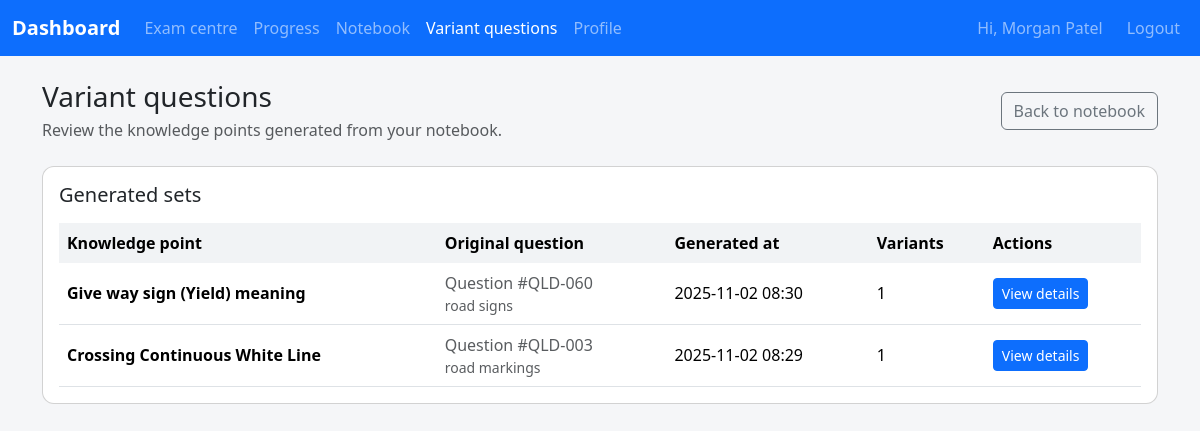
/student/variants (signed in), run on an earlier commit of the app's database.
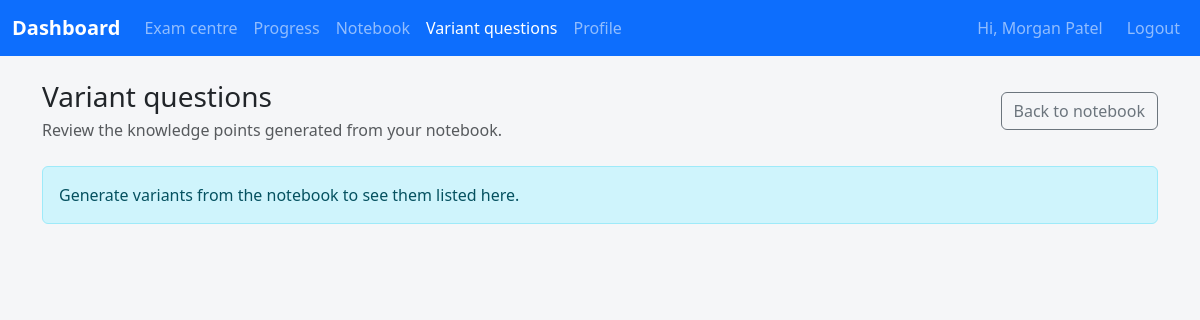
And on a later commit of the database.
### app/models.py (models this page shows)
class VariantQuestionGroup(db.Model):
    __tablename__ = "variant_question_groups"
    id = db.Column(db.Integer, primary_key=True)
    student_id = db.Column(db.Integer, db.ForeignKey("students.id"), nullable=False)
    base_question_id = db.Column(db.Integer, db.ForeignKey("questions.id"), nullable=False)
    knowledge_point_name = db.Column(db.String(255), nullable=False)
    knowledge_point_summary = db.Column(db.Text, nullable=False)
    created_at = db.Column(db.DateTime, default=datetime.utcnow, nullable=False)
    student = db.relationship("Student", back_populates="variant_groups")
    base_question = db.relationship("Question")
    variants = db.relationship(
        "VariantQuestion", back_populates="group", cascade="all, delete-orphan"
    )

class Question(db.Model):
    __tablename__ = "questions"
    id = db.Column(db.Integer, primary_key=True)
    qid = db.Column(db.String(50), nullable=False)
    prompt = db.Column(db.Text, nullable=False)
    language = db.Column(db.String(20), nullable=False, default="ENGLISH")
    state_scope = db.Column(db.String(10), nullable=False, default="ALL")
    topic = db.Column(db.String(120), nullable=False, default="general")
    option_a = db.Column(db.String(255), nullable=False, default="Option A")
    option_b = db.Column(db.String(255), nullable=False, default="Option B")
    option_c = db.Column(db.String(255), nullable=False, default="Option C")
    option_d = db.Column(db.String(255), nullable=False, default="Option D")
    correct_option = db.Column(db.String(1), nullable=False, default="A")
    explanation = db.Column(db.Text, nullable=False, default="")
    image_url = db.Column(db.String(500))
    __table_args__ = (
        UniqueConstraint(
            "qid", "state_scope", "language", name="uq_question_qid_state_language"
        ),
    )

### app/student/routes.py (the view)
@student_bp.route("/variants")
@login_required
def variant_list():
    student = _current_student()
    if not student:
        return _redirect_non_students()
    groups = (
        VariantQuestionGroup.query.options(
            joinedload(VariantQuestionGroup.base_question),
            joinedload(VariantQuestionGroup.variants),
        )
        .filter_by(student_id=student.id)
        .order_by(VariantQuestionGroup.created_at.desc())
        .all()
    )
    group_rows: list[dict[str, object]] = []  # Payload rows consumed by the template
    for group in groups:
        student_variants = [
            variant
            for variant in group.variants
            if variant.student_id == student.id
        ]  # Only expose variants owned by the current student
        group_rows.append(
            {
                "group": group,
                "variant_total": len(student_variants),  # Number of stored variants
            }
        )
    return render_template(
        "student/variant_list.html",
        group_rows=group_rows,
    )

### app/coach/routes.py (called while the page is built, shortened)
@coach_bp.before_app_request
def _restrict_student_portal_access():
    if request.blueprint != "coach":
        return None

### app/i18n.py (called while the page is built)
def normalise_language_code(language: str | None) -> str | None:
    if not language:
        return None
    code = language.strip().upper()
    if code in SUPPORTED_LANGUAGES:
        return code
    return None

def ensure_language_code(language: str | None) -> str:
    normalised = normalise_language_code(language)
    return normalised or DEFAULT_LANGUAGE

def translate_text(text: str, language: str, **format_values: str) -> str:
    catalogue = TRANSLATIONS.get(language, {})
    translated = catalogue.get(text, text)
    if format_values:
        try:
            return translated.format(**format_values)
        except (KeyError, IndexError):
            return translated
    return translated

### app/models.py (called while the page is built)
    @property
    def is_student(self) -> bool:
        return True

### app/student/routes.py (called while the page is built)
def _current_student() -> Student | None:
    if not current_user.is_authenticated:
        return None
    student = current_user._get_current_object()
    if isinstance(student, Student):
        return student
    return None

### app/templates/student/variant_list.html (shortened to what this page needs)
{% extends "base.html" %}
{% block content %}
<div class="d-flex flex-column flex-lg-row align-items-lg-center justify-content-between gap-3 mb-4">
  <div>
    <h1 class="h3 mb-1">{{ _('Variant questions') }}</h1>
    <p class="text-muted mb-0">{{ _('Review the knowledge points generated from your notebook.') }}</p>
  </div>
  <a class="btn btn-outline-secondary" href="{{ url_for('student.notebook') }}">{{ _('Back to notebook') }}</a>
</div>
{% if group_rows %}
<div class="card">
  <div class="card-body">
    <h2 class="h5 mb-3">{{ _('Generated sets') }}</h2>
    <div class="table-responsive">
      <table class="table table-hover align-middle mb-0">
        <thead>
          <tr>
            <th scope="col">{{ _('Knowledge point') }}</th>
            <th scope="col">{{ _('Original question') }}</th>
            <th scope="col">{{ _('Generated at') }}</th>
            <th scope="col">{{ _('Variants') }}</th>
            <th scope="col">{{ _('Actions') }}</th>
          </tr>
        </thead>
        <tbody>
          {% for row in group_rows %}
          {% set group = row.group %}
          <tr>
            <td class="fw-semibold">{{ group.knowledge_point_name }}</td>
            <td>
              <span class="text-muted">{{ _('Question') }} #{{ group.base_question.qid }}</span>
              <div class="small text-muted">{{ group.base_question.topic }}</div>
            </td>
            <td>{{ group.created_at.strftime('%Y-%m-%d %H:%M') }}</td>
            <td>{{ row.variant_total }}</td>
            <td>
              <a class="btn btn-sm btn-primary" href="{{ url_for('student.variant', group=group.id) }}">{{ _('View details') }}</a>
            </td>
          </tr>
          {% endfor %}
        </tbody>
      </table>
    </div>
  </div>
</div>
{% else %}
<div class="alert alert-info" role="alert">
  {{ _('Generate variants from the notebook to see them listed here.') }}
</div>
{% endif %}
{% endblock %}

What changed in the data, as far as the page shows it:
removed VariantQuestionGroup: knowledge_point_name "Give way sign (Yield) meaning", created_at "2025-11-02 08:30"
no longer on this page (row edited): Question: base_question.qid "QLD-060", base_question.topic "road signs"
removed VariantQuestionGroup: knowledge_point_name "Crossing Continuous White Line", created_at "2025-11-02 08:29"
no longer on this page (row edited): Question: base_question.qid "QLD-003", base_question.topic "road markings"
Also different on the page:
text no longer shown: "Generated sets Knowledge point Original question Generated at Variants Actions"
text now shown: "Generate variants from the notebook to see them listed here."
list line gone: "Question # 1 View details"
